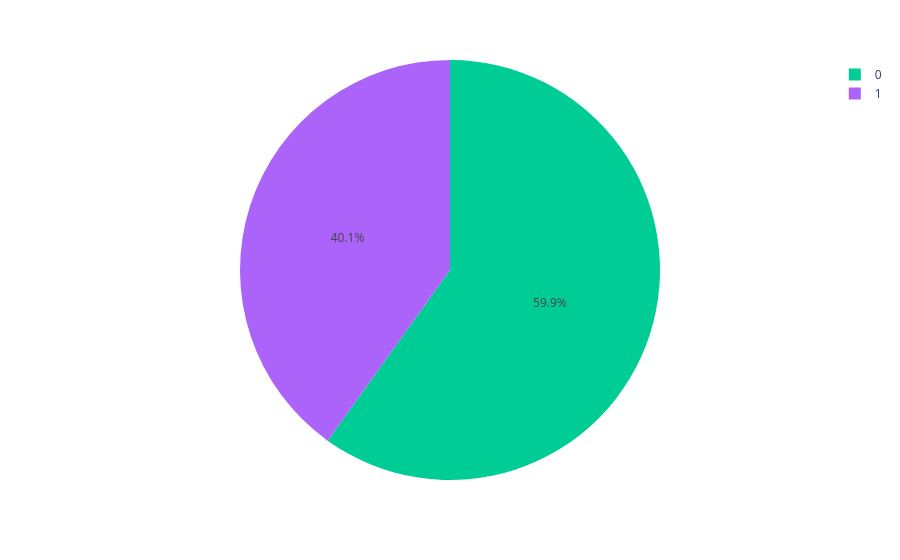

The notebook cell saved with this chart:
### Code cell
import plotly.express as px

fig = px.pie(employee,names='CarInsurance',color='CarInsurance',
             color_discrete_map={'Yes':'red',
                                 'No':'green'})
fig.show()

### Figure 1 — Plotly figure (JSON) as saved in the notebook; plotly's stock layout.template omitted (floating-point values rounded to 4 significant figures; data arrays with more than 128 entries replaced by an {"elided": "..."} marker saying what was removed)
{"data": [{"customdata": {"elided": "4000x1 int values"}, "domain": {"x": [0, 1], "y": [0, 1]}, "hovertemplate": "CarInsurance=%{customdata[0]}<extra></extra>", "labels": {"elided": "4000 int values"}, "legendgroup": "", "marker": {"colors": {"elided": "4000 str values"}}, "name": "", "showlegend": true, "type": "pie"}], "layout": {"legend": {"tracegroupgap": 0}, "margin": {"t": 60}}}
